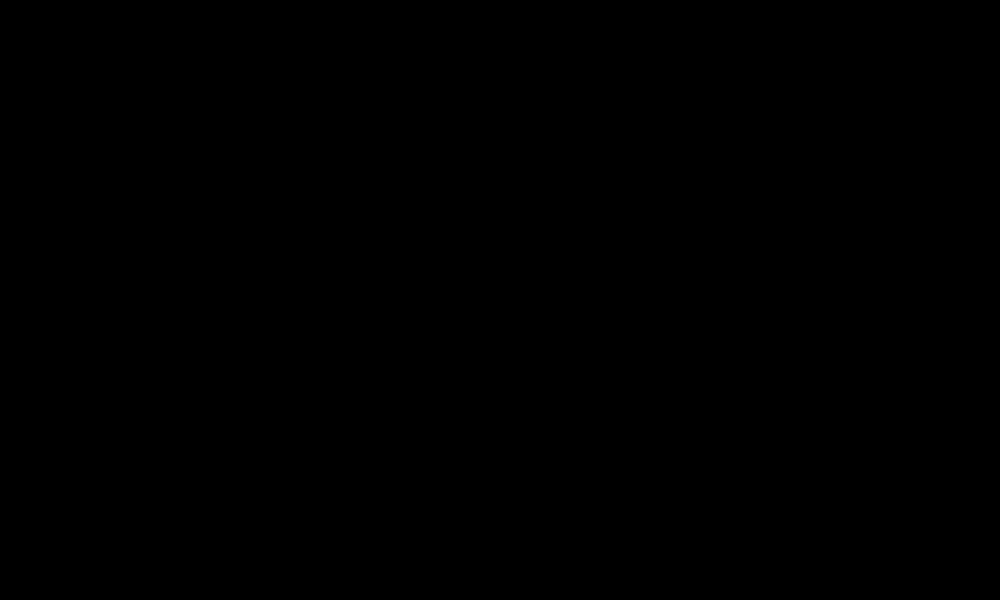
Frame 1 (no input)
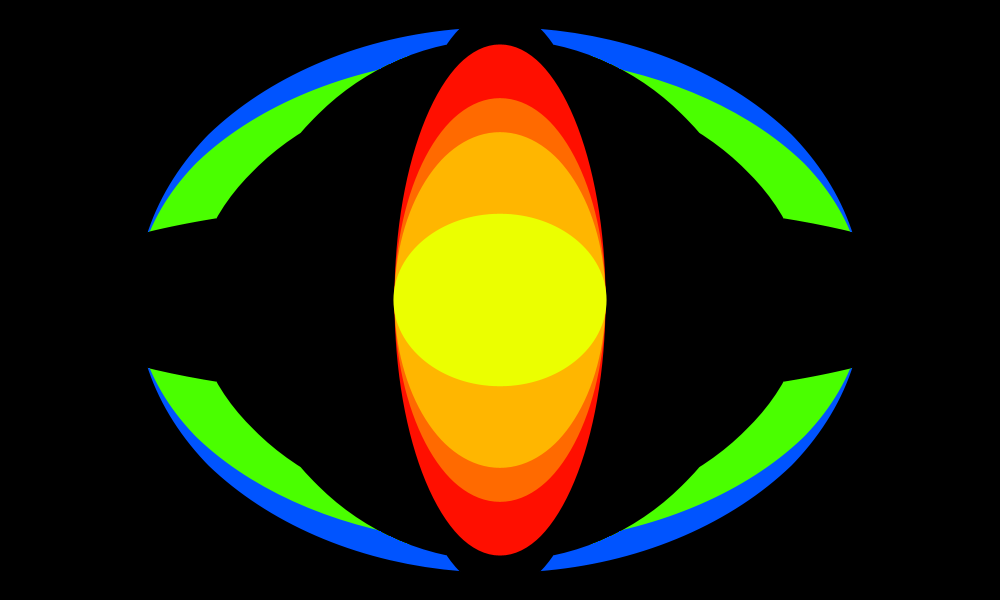
Frame 60 (the mouse pressed at the canvas centre just before this capture)
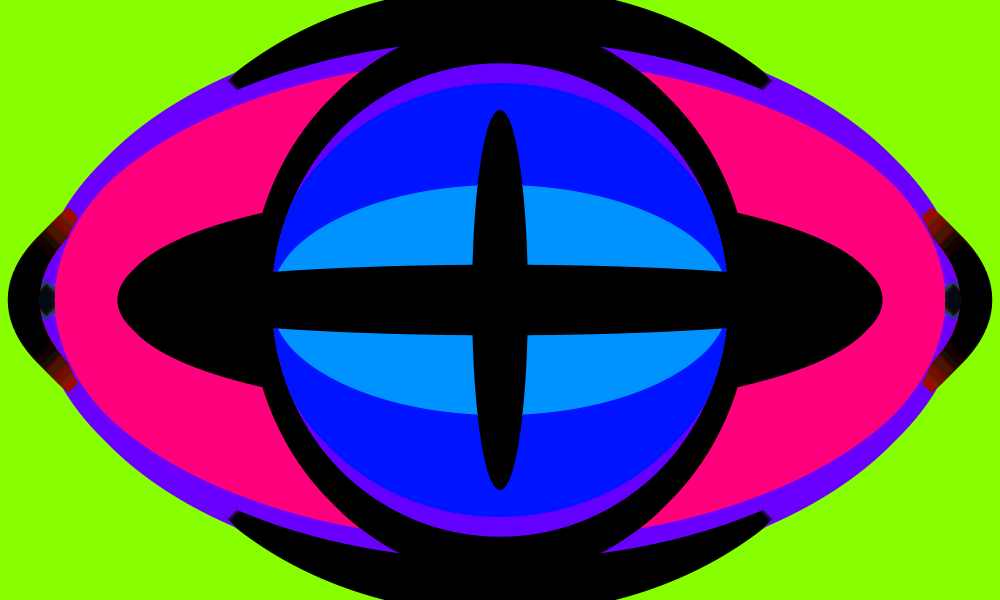
Frame 120 (the mouse held since frame 60 and released just before this capture)

The Processing sketch that drew these frames (run headless with seeded random() and noise(); from frame 60 on, the mouse is pressed at the canvas centre):

// Processing sketch: processing_168534
// ── processing_168534.pde

int time2;
int timesince;
float timesince_float;
int timesince2;
int timesince3;
float r;
float r2;
 
void setup() {
  size(1000, 600, JAVA2D);
  colorMode(HSB, 100, 100, 100);  
  noStroke();
  background(0);
  time2 = millis();
  r = 0;
  r2 = 0;
}
 
void draw() {
  timesince = (int)((millis() - time2)*0.01);
  timesince_float = ((millis() - time2)*0.01);
  timesince2 = (int)((millis() - time2)*0.02);
  timesince3 = (int)((millis() - time2)*0.04);
  if ((timesince2 & 1) == 0) {
filter(ERODE);
  }
  if ((timesince3 & 1) != 0) {
 
  }
  ellipse(width/2, height/2, r, r2);
  if ((timesince & 1) == 0) {
    fill(0);
    r = random(width);
  } else {
    fill(50*sin(timesince_float)+50, 100, 100);
  }
  println(frameRate);
  r2 = random(height);
}
 
void mousePressed() {
  r = width*2;
  r2 = height*2;
  fill(50*sin(timesince_float)+50, 100, 100);
}
 
